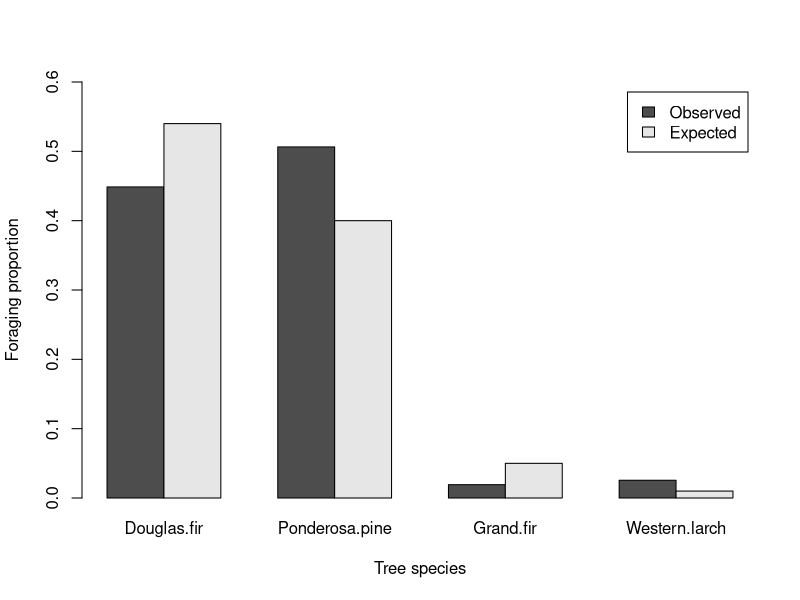
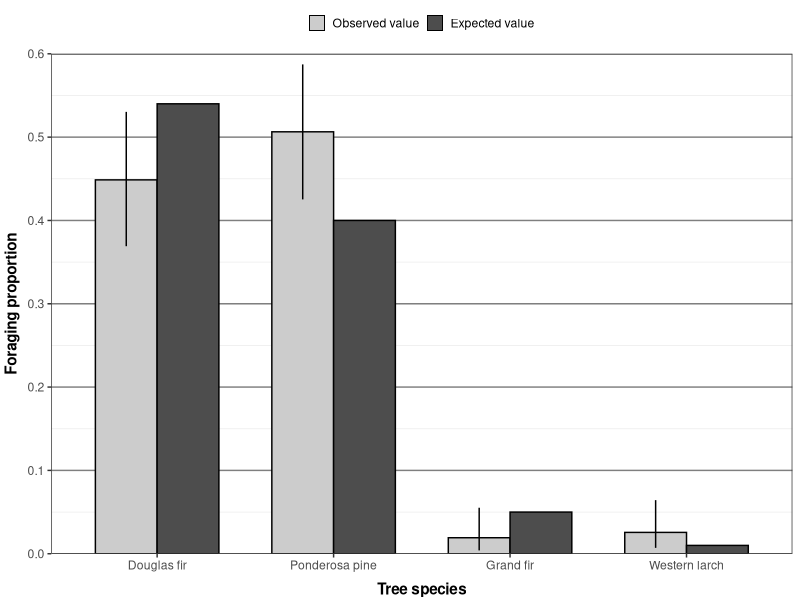

Source code (R) for these figures, in order:
# Chi-square Test of Goodness-of-Fit --------------------------------------

# https://rcompanion.org/rcompanion/b_03.html
observed = c(1752, 1895)    # observed frequencies
expected = c(0.5, 0.5)      # expected proportions

chisq.test(x = observed, p = expected)

### --------------------------------------------------------------
### Rice example, Chi-square goodness-of-fit, p. 47
### --------------------------------------------------------------

observed = c(772, 1611, 737)
expected = c(0.25, 0.50, 0.25)

chisq.test(x = observed,
           p = expected)

### --------------------------------------------------------------
### Bird foraging example, Chi-square goodness-of-fit, pp. 47–48
### --------------------------------------------------------------

observed = c(70, 79, 3, 4)
expected = c(0.54, 0.40, 0.05, 0.01)

chisq.test(x = observed,
           p = expected)
### --------------------------------------------------------------
### Intrinsic example, Chi-square goodness-of-fit, p. 48
### --------------------------------------------------------------

observed       = c(1203,  2919,  1678)
expected.prop  = c(0.211, 0.497, 0.293)

expected.count = sum(observed)*expected.prop

chi2 = sum((observed- expected.count)^2/ expected.count)

chi2
pchisq(chi2,
       df=1,
       lower.tail=FALSE)   

# Graphing the results ----------------------------------------------------
### --------------------------------------------------------------
### Simple bar plot of proportions, p. 49
###      Uses data in a matrix format
### --------------------------------------------------------------

observed = c(70, 79, 3, 4)

expected = c(0.54, 0.40, 0.05, 0.01)

total = sum(observed)

observed.prop = observed / total

observed.prop

### Re-enter data as a matrix

Input =("
Value     Douglas.fir  Ponderosa.pine  Grand.fir   Western.larch
Observed  0.4487179    0.5064103       0.01923077  0.02564103
Expected  0.5400000    0.4000000       0.05000000  0.01000000   
")

Matriz = as.matrix(read.table(textConnection(Input),
                              header=TRUE, 
                              row.names=1))

Matriz
barplot(Matriz, 
        beside=TRUE, 
        legend=TRUE, 
        ylim=c(0, 0.6),
        xlab="Tree species",
        ylab="Foraging proportion")

### --------------------------------------------------------------
### Graph example, Chi-square goodness-of-fit, p. 49
###    Using ggplot2
###    Plot adapted from:
###       shinyapps.stat.ubc.ca/r-graph-catalog/   
### --------------------------------------------------------------

Input =("
Tree              Value      Count   Total Proportion  Expected
'Douglas fir'     Observed   70      156   0.4487      0.54
'Douglas fir'     Expected   54      100   0.54        0.54
'Ponderosa pine'  Observed   79      156   0.5064      0.40
'Ponderosa pine'  Expected   40      100   0.40        0.40
'Grand fir'       Observed    3      156   0.0192      0.05
'Grand fir'       Expected    5      100   0.05        0.05
'Western larch'   Observed    4      156   0.0256      0.01
'Western larch'   Expected    1      100   0.01        0.01
")

Forage = read.table(textConnection(Input),header=TRUE)
### Specify the order of factor levels. Otherwise R will alphabetize them.

library(dplyr)

Forage = 
  mutate(Forage,
         Tree = factor(Tree, levels=unique(Tree)),
         Value = factor(Value, levels=unique(Value))
  )


### Add confidence intervals

Forage = 
  mutate(Forage,       
         low.ci = apply(Forage[c("Count", "Total", "Expected")], 
                        1, 
                        function(x) 
                          binom.test(x["Count"], x["Total"], x["Expected"]
                          )$ conf.int[1]),
         
         upper.ci = apply(Forage[c("Count", "Total", "Expected")],
                          1,
                          function(x) 
                            binom.test(x["Count"], x["Total"], x["Expected"]
                            )$ conf.int[2])
  )

Forage$ low.ci [Forage$ Value == "Expected"] = 0
Forage$ upper.ci [Forage$ Value == "Expected"] = 0

Forage

### Plot adapted from:
###   shinyapps.stat.ubc.ca/r-graph-catalog/

library(ggplot2)
library(grid)

ggplot(Forage, 
       aes(x = Tree, y = Proportion, fill = Value, 
           ymax=upper.ci, ymin=low.ci))  +
  geom_bar(stat="identity", position = "dodge", width = 0.7) +
  geom_bar(stat="identity", position = "dodge", 
           colour = "black", width = 0.7, 
           show_guide = FALSE)  +
  scale_y_continuous(breaks = seq(0, 0.60, 0.1), 
                     limits = c(0, 0.60), 
                     expand = c(0, 0))  +
  scale_fill_manual(name = "Count type" , 
                    values = c('grey80', 'grey30'), 
                    labels = c("Observed value", 
                               "Expected value"))  +
  geom_errorbar(position=position_dodge(width=0.7), 
                width=0.0, size=0.5, color="black")  +
  labs(x = "Tree species", 
       y = "Foraging proportion")  +
  ## ggtitle("Main title") + 
  theme_bw()  +
  theme(panel.grid.major.x = element_blank(),
        panel.grid.major.y = element_line(colour = "grey50"),
        plot.title = element_text(size = rel(1.5), 
                                  face = "bold", vjust = 1.5),
        axis.title = element_text(face = "bold"),
        legend.position = "top",
        legend.title = element_blank(),
        legend.key.size = unit(0.4, "cm"),
        legend.key = element_rect(fill = "black"),
        axis.title.y = element_text(vjust= 1.8),
        axis.title.x = element_text(vjust= -0.5)
  )

### --------------------------------------------------------------
### Power analysis, Chi-square goodness-of-fit, snapdragons, p. 51
### --------------------------------------------------------------

library(pwr)

P0      = c(0.25,  0.50, 0.25)
P1      = c(0.225, 0.55, 0.225) 

effect.size = ES.w1(P0, P1)  

degrees = length(P0) - 1

pwr.chisq.test(
  w=effect.size, 
  N=NULL,            # Total number of observations
  df=degrees, 
  power=0.80,        # 1 minus Type II probability
  sig.level=0.05)    # Type I probability


# A dice rolling example --------------------------------------------------
# test 1
observed <- c(10, 7, 8, 8, 8, 9) # rolling 50 times, count for each side
expected = rep(1/6, 6)
chisq.test(x = observed,
           p = expected)

# test 2
observed2 = c(6, 16, 7, 3, 13, 5)
expected = rep(1/6, 6)
chisq.test(x = observed2,
           p = expected)
